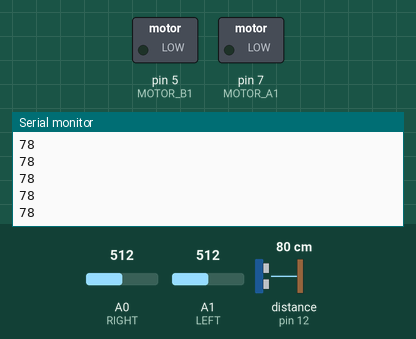
This sketch was run on a simulated Arduino Uno, built with avr-gcc and run on an emulated ATmega328P. On the bench: switched loads named in the sketch (green lamp = pin HIGH), the last lines printed to the serial monitor. Wiring (inferred from the names in the program): ultrasonic range finder: trigger pin 11; echo pin 12. Inputs (shaded band) come from the test bench; at power-on: distance to the obstacle (sensor on pin 12) 80 cm, A0 (RIGHT) = 512, A1 (LEFT) = 512. The echo pulse lasts 58.3 µs per cm; pins used as bus, display or sensor lines are not drawn.

Above: at 1.2 s.
1.3 s: distance to the obstacle (sensor on pin 12) set to 2 cm
At 2.1 s:
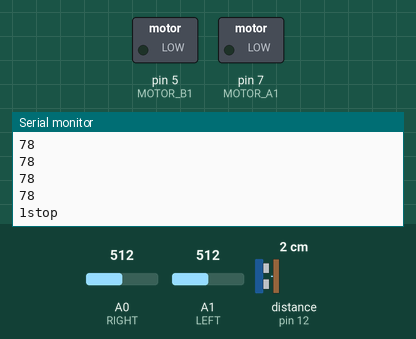
2.8 s: distance to the obstacle (sensor on pin 12) set to 18 cm
At 3.4 s:
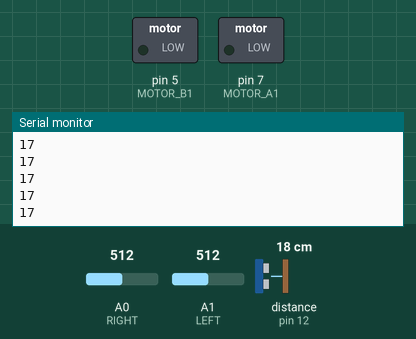

Measured:
- after the input at 1.3 s, the serial monitor: prints a new line at once (image 1)
- after the input at 2.8 s, the serial monitor: prints a new line at once (image 2)

The sketch:

line_follower_obstacle_detection.ino
```cpp
int MOTOR_A1 = 7;
int MOTOR_B1 = 5;
int stop_distance=14;
const int trigPin = 11;
  const int echoPin = 12;
  const int motorBspeed  =5;
  long duration;
  int distance;
  int vSpeed = 110;
  int turn_speed = 230;       // 0 - 255  max
  int t_p_speed = 125;
  int turn_delay = 10;

int RIGHT = A0;
int LEFT = A1;
int a,b;
void setup() {

pinMode(MOTOR_A1, OUTPUT);
//pinMode(MOTOR_A2, OUTPUT);
pinMode(MOTOR_B1, OUTPUT);
//pinMode(MOTOR_B2, OUTPUT);
pinMode(RIGHT, INPUT);
pinMode(LEFT, INPUT);

  pinMode(trigPin, OUTPUT);
  pinMode(echoPin, INPUT);
Serial.begin(9600);
}
void loop() {
  Serial.print(" \n");
  a=analogRead(LEFT);
   b=analogRead(RIGHT);
  digitalWrite(trigPin, LOW);
  delayMicroseconds(2);
  digitalWrite(trigPin, HIGH);
  delayMicroseconds(10);
  digitalWrite(trigPin, LOW);
  duration = pulseIn(echoPin, HIGH);
  distance= duration*0.034/2;
  Serial.print(distance);
   if(distance < stop_distance)
   {
     digitalWrite(MOTOR_A1, LOW);
 // digitalWrite(MOTOR_A2, LOW);
  //stop left motors
  digitalWrite(MOTOR_B1, LOW);
 // digitalWrite(MOTOR_B2, LOW);
    Serial.print("stop\n");
  while(distance<stop_distance)
  {
    digitalWrite(trigPin, LOW);
  delayMicroseconds(2);
  digitalWrite(trigPin, HIGH );
  delayMicroseconds(10);
  digitalWrite(trigPin, LOW);
  duration = pulseIn(echoPin, HIGH);
  distance= duration*0.034/2;
 // Serial.print(distance);
  }
   }
if (analogRead(RIGHT)<=50 && analogRead(LEFT)<=50) //compare the both sensor to decide the direction
{
  //MOVE FORWARD//

  Serial.print("yes forward\n");
  //run right motors clockwise
  digitalWrite(MOTOR_A1, HIGH);
  //digitalWrite(MOTOR_A2, HIGH);
  //run left motors clockwise
  digitalWrite(MOTOR_B1, HIGH);
 // digitalWrite(MOTOR_B2, LOW);
}
else if (analogRead(RIGHT)<=50 && analogRead(LEFT)>=900) //compare the both sensor to decide the direction
{
  //MOVE RIGHT//

  Serial.print("yes right\n");
  //run right motors clockwise
  digitalWrite(MOTOR_A1, HIGH);
 // digitalWrite(MOTOR_A2, HIGH);
  //run left motors anti-clockwise
  digitalWrite(MOTOR_B1, LOW);
 // digitalWrite(MOTOR_B2, HIGH);
}
else if (analogRead(RIGHT)>=900 && analogRead(LEFT)<=50) //compare the both sensor to decide the direction
{
  //MOVE-LEFT//
  Serial.print("yes Left\n");
  //run right motors anti-clockwise
  digitalWrite(MOTOR_A1, LOW);
 // digitalWrite(MOTOR_A2, LOW);
  //run left motors clockwise
  digitalWrite(MOTOR_B1, HIGH);
 // digitalWrite(MOTOR_B2, LOW);
}
else if(analogRead(RIGHT)>=900 && analogRead(LEFT)>=900) //compare the both sensor to decide the direction
{
  //STOP//
Serial.print("yes stop\n");

  //stop right motors
  digitalWrite(MOTOR_A1, LOW);
 // digitalWrite(MOTOR_A2, LOW);
  //stop left motors
  digitalWrite(MOTOR_B1, LOW);
 // digitalWrite(MOTOR_B2, LOW);
  }
}
```
